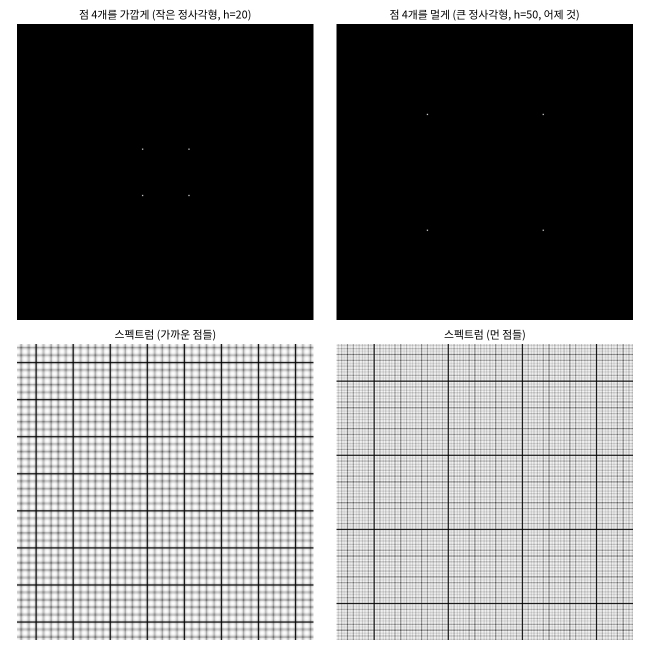
#> input picture 10_spacing_test.png, 1300 x 1300 px (shown at 1/2 size)
$ python -i 04_watermark_analoghole.py   (imports and definitions only)
#> lines starting #> are read from the running program, lines starting #| are printed output that depends on the picture
#> further down, picture is the input picture: shape (1300, 1300, 3); min 0, max 255, mean 125.7
"""
저(低)오퍼시티 고주파 워터마크 합성 + '아날로그 홀'(재촬영) 공격 시뮬레이션
--------------------------------------------------------------------
교수님 아이디어: 사람 눈에는 거의 안 보이지만(저오퍼시티) 카메라로 재촬영해도
살아남는 "고주파" 패턴을 이미지에 합성 -> 재촬영(블러+압축+리사이즈+노이즈)
후에도 FFT 상에서 패턴이 검출되는지 확인.

개선점: 워터마크 유무 두 조건에 "동일한" 열화(블러/압축/리사이즈/노이즈) 시드를
사용해 순수하게 워터마크 신호만의 생존율을 비교(차분 스펙트럼 분석).
자연 영상은 저주파에 에너지가 집중되고 고주파로 갈수록 에너지가 급격히
줄어들기 때문에, 워터마크를 Nyquist에 가까운 고주파(freq=100/128)에 배치.
"""
import numpy as np
import cv2
import matplotlib
# [1 line not run here, left out]
import matplotlib.font_manager as fm
import matplotlib.pyplot as plt

# [1 line not run here, left out]
plt.rcParams['font.family'] = 'Noto Sans CJK JP'
plt.rcParams['axes.unicode_minus'] = False

def base_photo(size=256, seed=1):
    rng = np.random.default_rng(seed)
    img = np.zeros((size, size))
    amp = 1.0
    for o in range(6):
        scale = 2 ** o
        small = rng.normal(size=(max(size//scale,2), max(size//scale,2)))
        big = cv2.resize(small, (size, size), interpolation=cv2.INTER_CUBIC)
        img += amp * big
        amp *= 0.55
    img = (img - img.min()) / (img.max() - img.min()) * 220 + 20
    return img

def make_watermark_pattern(size=256, freq=100):
    x = np.arange(size)
    xx, yy = np.meshgrid(x, x)
    pattern = np.sin(2*np.pi*freq*xx/size) * np.sin(2*np.pi*freq*yy/size)
    return pattern

def simulate_analog_hole(img, noise_seed=99):
    """화면 재촬영 근사: 블러 -> JPEG 압축 -> 다운/업 리사이즈 -> 동일 시드 노이즈"""
#> called with noise_seed = 99
    rng = np.random.default_rng(noise_seed)
    blurred = cv2.GaussianBlur(img, (3,3), 0.6)
    ok, enc = cv2.imencode(".jpg", np.clip(blurred,0,255).astype(np.uint8), [cv2.IMWRITE_JPEG_QUALITY, 55])
    jpeg = cv2.imdecode(enc, cv2.IMREAD_GRAYSCALE).astype(np.float64)
    small = cv2.resize(jpeg, (jpeg.shape[1]//2, jpeg.shape[0]//2), interpolation=cv2.INTER_AREA)
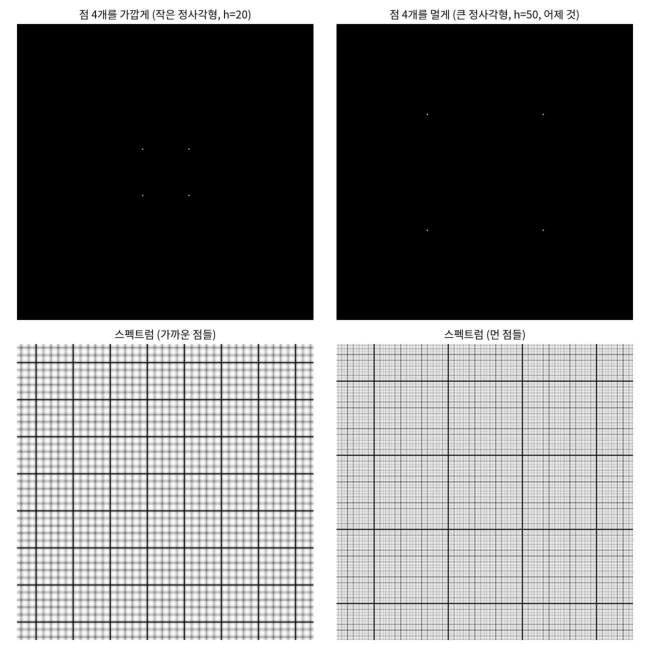
#> small: shape (650, 650) float64; min 0, max 255, mean 125.7
    back = cv2.resize(small, (img.shape[1], img.shape[0]), interpolation=cv2.INTER_CUBIC)
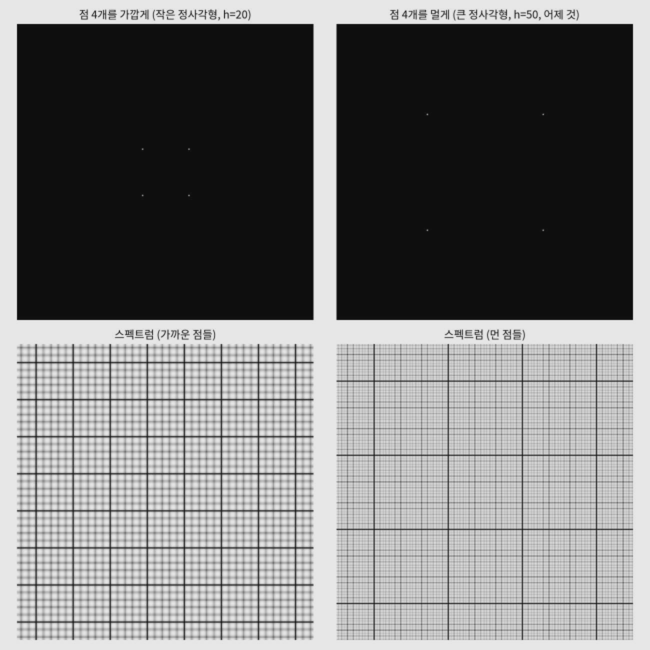
#> back: shape (1300, 1300) float64 (shown at 1/2 size); min -16.94, max 282.6, mean 125.7; drawn with min black and max white
    noisy = back + rng.normal(0, 3.0, back.shape)  # 동일 seed -> 동일 노이즈 패턴
    return np.clip(noisy, 0, 255)

def spectrum(img):
    f = np.fft.fftshift(np.fft.fft2(img.astype(np.float64)))
    return f, 20*np.log(np.abs(f)+1)

def peak_and_floor(mag, freq, size=256):
    c = size//2
    coords = [(c+freq, c+freq), (c+freq, c-freq), (c-freq, c+freq), (c-freq, c-freq)]
    peak = np.mean([mag[py, px] for py, px in coords])
    yy, xx = np.indices((size,size))
    r = np.sqrt((xx-c)**2 + (yy-c)**2)
    donut = mag[(r>freq-5)&(r<freq+5)]
    # 정확히 피크 좌표 근방(반경3) 제외한 도넛 평균을 노이즈 플로어로 사용
    floor = np.median(donut)
    return peak, floor

# [46 lines not run here, left out]

>>> import cv2
>>> picture = cv2.imread('10_spacing_test.png')
>>> result = simulate_analog_hole(picture)

$ run again, on 08_position_invariance.png
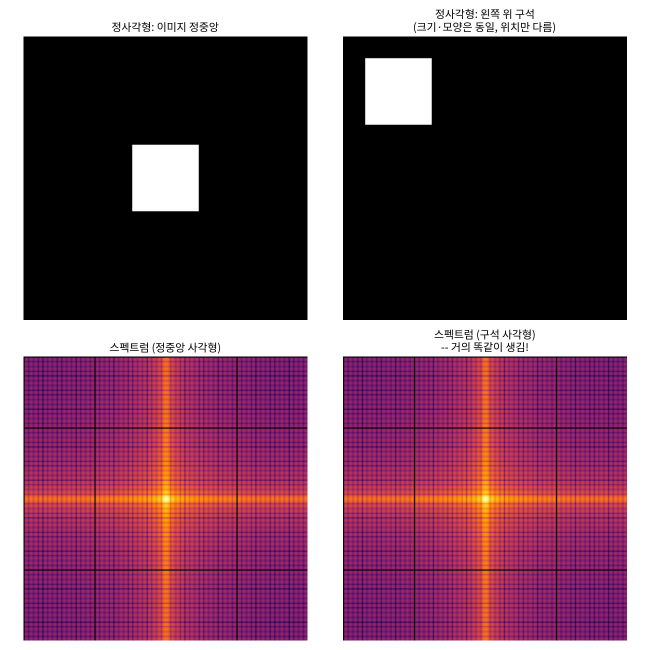
#> input picture 08_position_invariance.png, 1300 x 1300 px (shown at 1/2 size)
#> picture is the input picture: shape (1300, 1300, 3); mean B, G, R 99.8, 80.8, 120.9
#> in simulate_analog_hole, `small = cv2.resize(jpeg, (jpeg.shape[1]//2, jpeg.shape[0]//2), interpo..`:
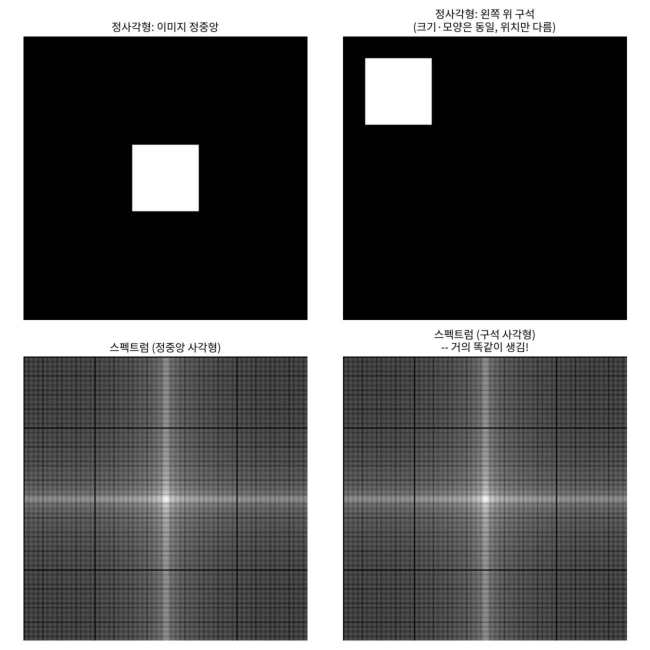
#> small: shape (650, 650) float64; min 0, max 255, mean 94.9
#> in simulate_analog_hole, `back = cv2.resize(small, (img.shape[1], img.shape[0]), interpolation=c..`:
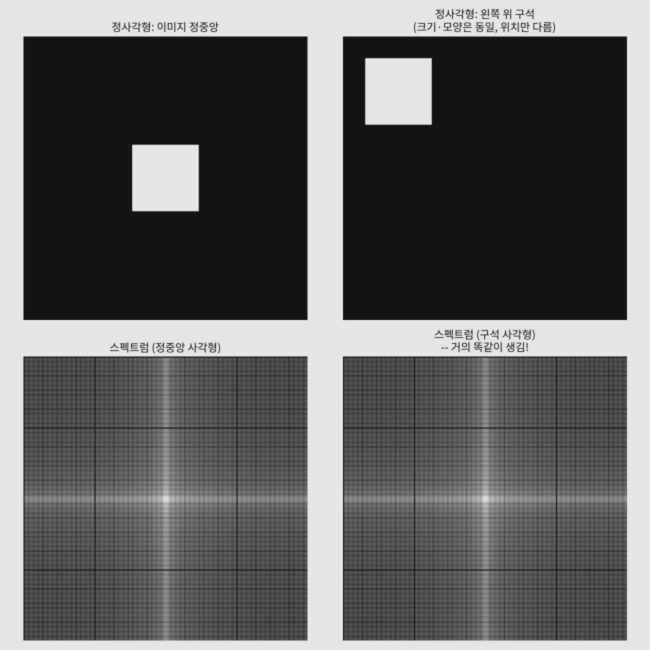
#> back: shape (1300, 1300) float64 (shown at 1/2 size); min -24.83, max 284.7, mean 94.9; drawn with min black and max white
